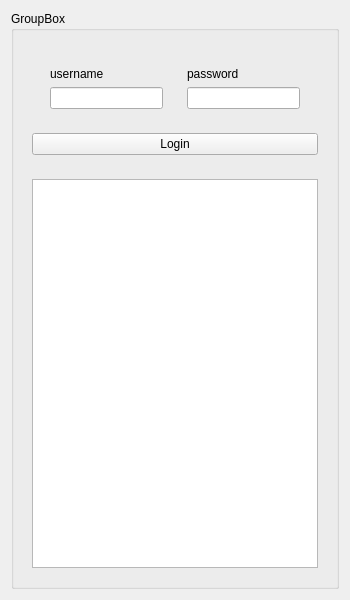
<?xml version="1.0" encoding="UTF-8"?>
<ui version="4.0">
 <class>BookieWidget</class>
 <widget class="QWidget" name="BookieWidget">
  <property name="geometry">
   <rect>
    <x>0</x>
    <y>0</y>
    <width>350</width>
    <height>600</height>
   </rect>
  </property>
  <property name="minimumSize">
   <size>
    <width>350</width>
    <height>600</height>
   </size>
  </property>
  <property name="maximumSize">
   <size>
    <width>400</width>
    <height>16777215</height>
   </size>
  </property>
  <property name="windowTitle">
   <string>Form</string>
  </property>
  <layout class="QVBoxLayout" name="verticalLayout" stretch="0">
   <item>
    <widget class="QGroupBox" name="groupBox">
     <property name="title">
      <string>GroupBox</string>
     </property>
     <layout class="QVBoxLayout" name="verticalLayout_5">
      <item>
       <widget class="QWidget" name="widget" native="true">
        <property name="maximumSize">
         <size>
          <width>16777215</width>
          <height>130</height>
         </size>
        </property>
        <layout class="QVBoxLayout" name="verticalLayout_2">
         <item>
          <widget class="QWidget" name="widget_3" native="true">
           <layout class="QHBoxLayout" name="horizontalLayout_2">
            <item>
             <widget class="QWidget" name="widget_5" native="true">
              <layout class="QVBoxLayout" name="verticalLayout_3">
               <item>
                <widget class="QLabel" name="label">
                 <property name="text">
                  <string>username</string>
                 </property>
                </widget>
               </item>
               <item>
                <widget class="QLineEdit" name="usrEdit"/>
               </item>
              </layout>
             </widget>
            </item>
            <item>
             <widget class="QWidget" name="widget_4" native="true">
              <layout class="QVBoxLayout" name="verticalLayout_4">
               <item>
                <widget class="QLabel" name="label_2">
                 <property name="text">
                  <string>password</string>
                 </property>
                </widget>
               </item>
               <item>
                <widget class="QLineEdit" name="pwdEdit">
                 <property name="inputMask">
                  <string/>
                 </property>
                 <property name="echoMode">
                  <enum>QLineEdit::Password</enum>
                 </property>
                </widget>
               </item>
              </layout>
             </widget>
            </item>
           </layout>
          </widget>
         </item>
         <item>
          <widget class="QPushButton" name="loginBtn">
           <property name="text">
            <string>Login</string>
           </property>
          </widget>
         </item>
        </layout>
       </widget>
      </item>
      <item>
       <widget class="QWidget" name="widget_2" native="true">
        <layout class="QHBoxLayout" name="horizontalLayout">
         <item>
          <widget class="QTreeView" name="treeView"/>
         </item>
        </layout>
       </widget>
      </item>
     </layout>
    </widget>
   </item>
  </layout>
 </widget>
 <resources/>
 <connections/>
</ui>
